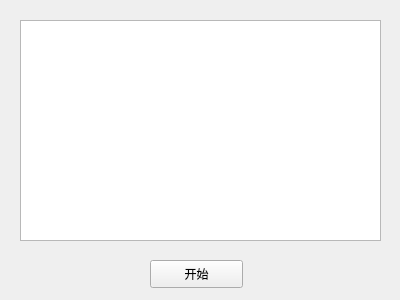
<?xml version="1.0" encoding="UTF-8"?>
<ui version="4.0">
 <class>MainWindow</class>
 <widget class="QMainWindow" name="MainWindow">
  <property name="geometry">
   <rect>
    <x>0</x>
    <y>0</y>
    <width>400</width>
    <height>300</height>
   </rect>
  </property>
  <property name="windowTitle">
   <string>MainWindow</string>
  </property>
  <widget class="QWidget" name="centralWidget">
   <widget class="QPushButton" name="get">
    <property name="geometry">
     <rect>
      <x>150</x>
      <y>260</y>
      <width>93</width>
      <height>28</height>
     </rect>
    </property>
    <property name="text">
     <string>开始</string>
    </property>
   </widget>
   <widget class="QTextEdit" name="textEdit">
    <property name="geometry">
     <rect>
      <x>20</x>
      <y>20</y>
      <width>361</width>
      <height>221</height>
     </rect>
    </property>
    <property name="font">
     <font>
      <pointsize>15</pointsize>
      <weight>75</weight>
      <bold>true</bold>
     </font>
    </property>
    <property name="readOnly">
     <bool>true</bool>
    </property>
   </widget>
  </widget>
 </widget>
 <layoutdefault spacing="6" margin="11"/>
 <resources/>
 <connections/>
</ui>
